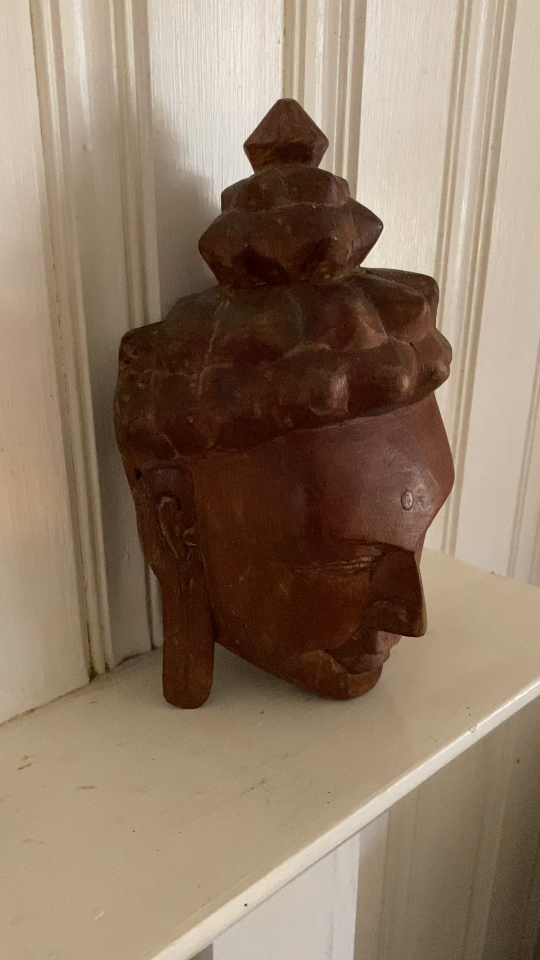
#> input picture HW4/buddha_images/buddha_001.png, 1080 x 1920 px, found by its file name (shown at 1/2 size); its folder holds 4 pictures in this run
$ jupyter execute --allow-errors HW4.ipynb
#> lines starting #> are read from the running program, lines starting #| are printed output that depends on the picture
[cell 1]
import cv2
import numpy as np
import matplotlib.pyplot as plt
import gtsam
import gtsam.utils.plot
import os
from mpl_toolkits.mplot3d.art3d import Poly3DCollection

[cell 2]
path_to_images = '/Users/Documents/Northeastern/EECE 7150/HW4/buddha_images'
images = os.listdir(path_to_images)
images.sort()
grey_imgs = []
imgs = []
bgr_imgs = []

for image in images:
    path_to_image = os.path.join(path_to_images, image)
    img = cv2.imread(path_to_image)
#> img is the input picture: shape (1920, 1080, 3); mean B, G, R 101.4, 121.8, 143.2
    bgr_imgs.append(img)

    grey_img = cv2.cvtColor(img, cv2.COLOR_BGR2GRAY)
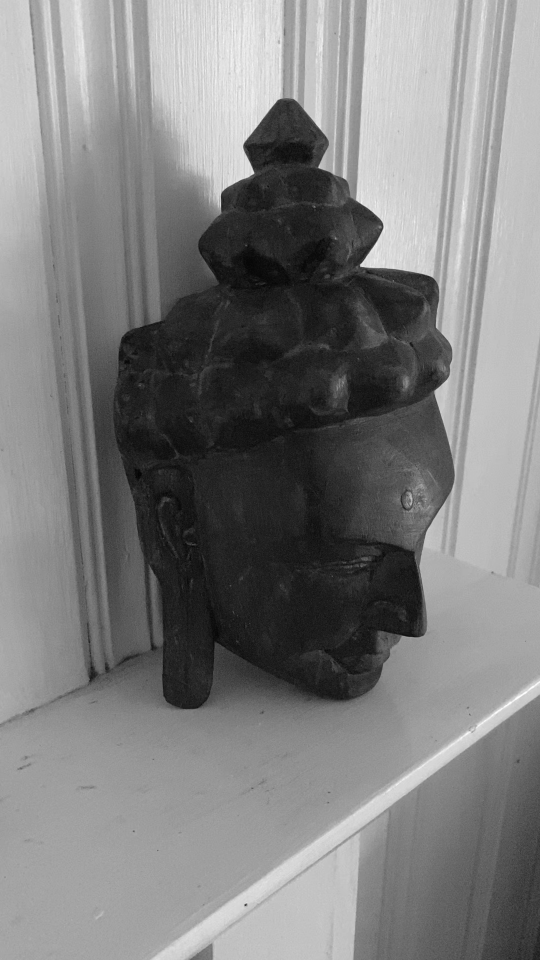
#> grey_img: shape (1920, 1080) (shown at 1/2 size); min 3, max 255, mean 125.9
    img = cv2.cvtColor(img, cv2.COLOR_BGR2RGB)

    grey_imgs.append(grey_img)
    imgs.append(img)
#> pass 2 of the loop `for image in images:`:
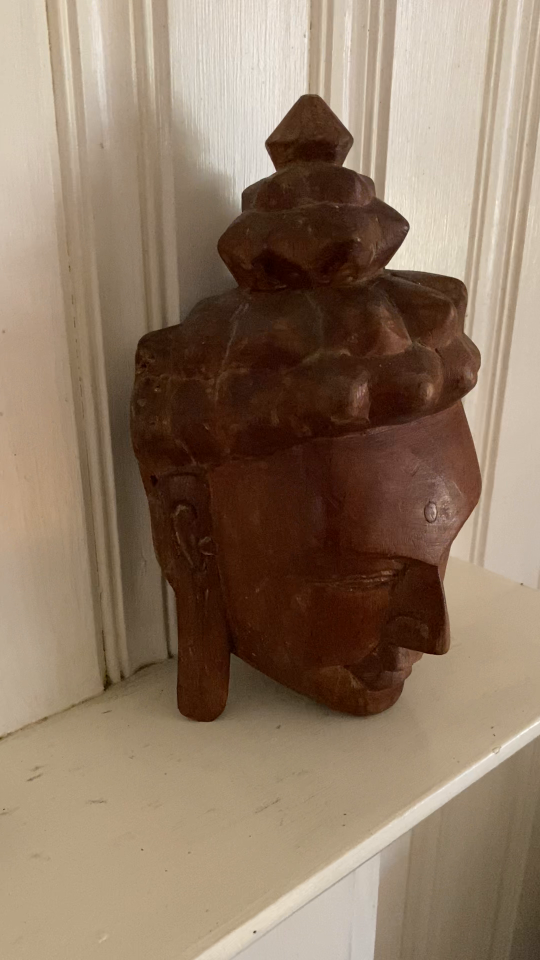
#> input picture HW4/buddha_images/buddha_004.png, 1080 x 1920 px, found by its file name (shown at 1/2 size)
#> img is the input picture: shape (1920, 1080, 3); mean B, G, R 100.2, 120.9, 142.8
#> `grey_img = cv2.cvtColor(img, cv2.COLOR_BGR2GRAY)`:
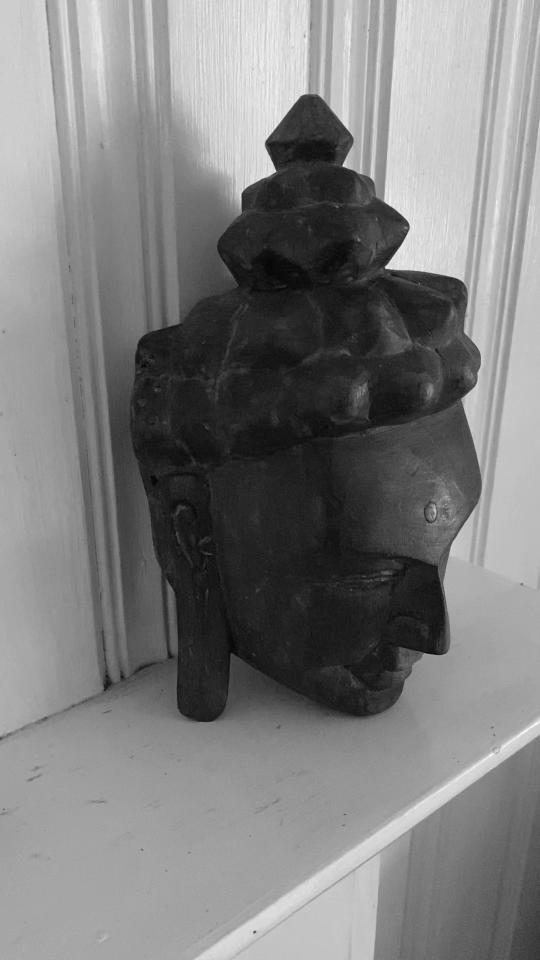
#> grey_img: shape (1920, 1080) (shown at 1/2 size); min 5, max 254, mean 125.1
#> pass 3 of the loop `for image in images:`:
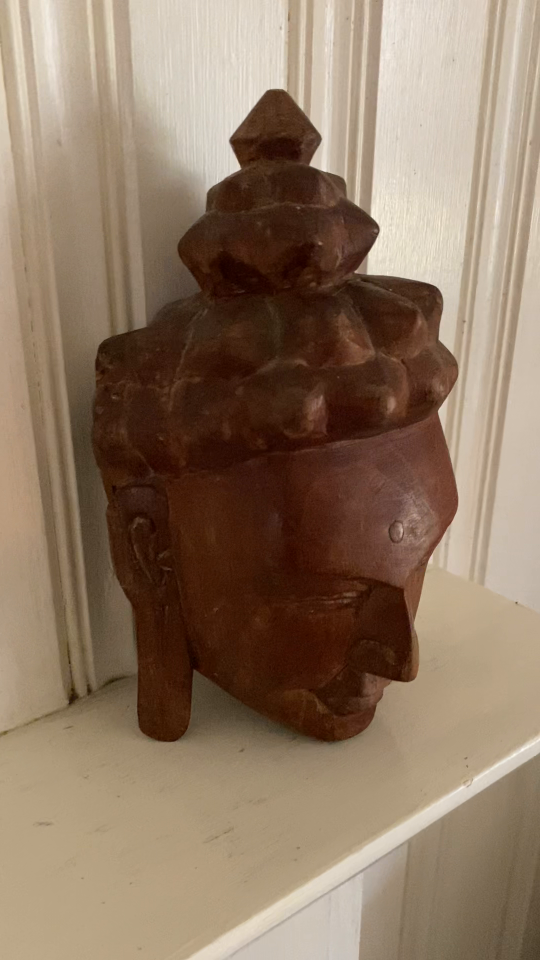
#> input picture HW4/buddha_images/buddha_005.png, 1080 x 1920 px, found by its file name (shown at 1/2 size)
#> img is the input picture: shape (1920, 1080, 3); mean B, G, R 98.6, 119.4, 141.9
#> `grey_img = cv2.cvtColor(img, cv2.COLOR_BGR2GRAY)`:
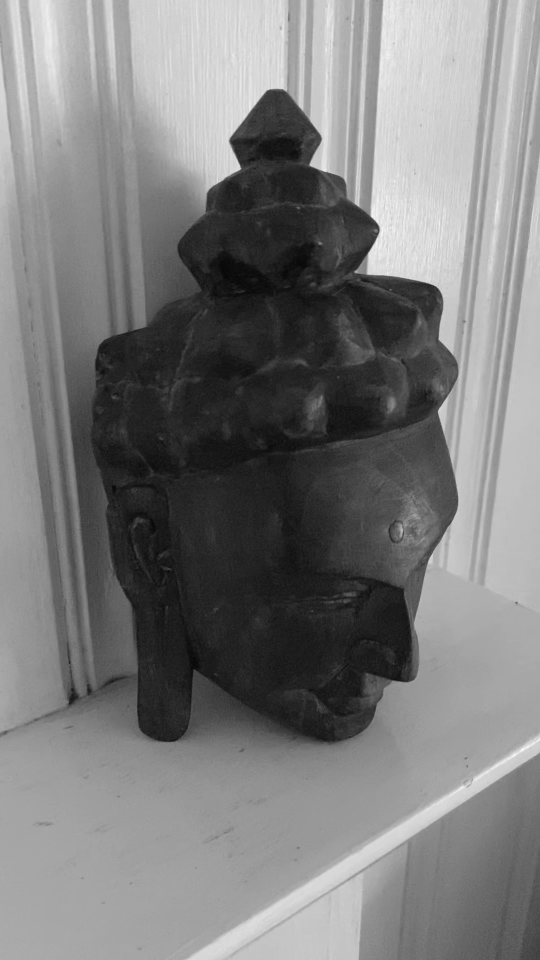
#> grey_img: shape (1920, 1080) (shown at 1/2 size); min 6, max 252, mean 123.7
#> the loop made 4 passes; the first 3 are shown

[cell 3]
height, width, _ = imgs[0].shape
#> height = 1920; width = 1080
clahe = cv2.createCLAHE(clipLimit=2.0, tileGridSize=(8, 8))
norms = np.zeros([height, width])
imgs_norm = imgs
clahe_imgs = grey_imgs
for i in range(len(imgs)):
   imgs_norm[i] = cv2.normalize(imgs[i], norms, 0, 255, cv2.NORM_MINMAX)
   clahe_imgs[i] = clahe.apply(clahe_imgs[i])

cam_matrix = np.array([[width, 0, width/2],
                          [0, width, height/2],
                          [0, 0, 1]])
#> cam_matrix = [[1080, 0, 540], [0, 1080, 960], [0, 0, 1]]

[cell 4]
# Define which method to use to compute features and keypoints
def get_descriptor(img, method=None):
    if method == 'sift':
        descriptor = cv2.SIFT_create(nfeatures=4000, nOctaveLayers=12, contrastThreshold=0.025, sigma=1.5)
    elif method == 'orb':
        descriptor = cv2.ORB_create()

    (keypoints, features) = descriptor.detectAndCompute(img, None)
    return keypoints, features

[cell 5]
def match_keypoints(kps_img_one, feat_img_one, kps_img_two, feat_img_two, image_one = None, image_two = None, show_result = False):

    # Flann based matcher
    FLAN_INDEX_KDTREE = 0
    index_params = dict(algorithm = FLAN_INDEX_KDTREE, trees=5)
    search_params = dict(checks=50)
    flann = cv2.FlannBasedMatcher(index_params, search_params)

    matches = flann.knnMatch(feat_img_one, feat_img_two,k=2)

    img_one_pts = []
    img_two_pts = []
    good = []

    img_one_index_list = []
    img_two_index_list = []


    # Use Lowe's ratio test and append the points that qualify
    for m,n in matches:
        if m.distance < 0.8*n.distance:
            good.append([m])
            img_one_pts.append(kps_img_one[m.queryIdx].pt)
            img_two_pts.append(kps_img_two[m.trainIdx].pt)

            img_one_index_list.append(m.queryIdx)
            img_two_index_list.append(m.trainIdx)

    if show_result:
        img3 = cv2.drawMatchesKnn(image_one,kps_img_one,image_two,kps_img_two, good[:50], None,
                              matchColor=(0, 255, 0), matchesMask=None,
                              singlePointColor=(255, 0, 0), flags=0)
        plt.figure(figsize=(20,8))
        plt.imshow(img3)
        plt.show()

    return np.array(img_one_pts), np.array(img_two_pts), np.array(img_one_index_list), np.array(img_two_index_list)

[cell 6]
def get_fundamental_matrix(pts1, pts2):
    F, mask = cv2.findFundamentalMat(pts1, pts2, cv2.FM_LMEDS)
    return F, mask

[cell 7]
keypoints_list = []
features_list = []
buddha_point_index_list = []
for image in clahe_imgs:

    keypoints, features = get_descriptor(image, 'sift')

    keypoints_list.append(np.array(keypoints))
    features_list.append(np.array(features))

    # Initialize the 3D object point with -1
    buddha_point_index_list.append(np.full(len(keypoints), -1, int))

[cell 8]
print(len(keypoints_list[1]))

#> (a cell that did not finish here is left out)

[cell 10]
# Visualize all match points
# for i in range(len(imgs_norm)-1):
#     _, _, _, _ = match_keypoints(keypoints_list[i], features_list[i], keypoints_list[i+1], features_list[i+1], clahe_imgs[i], clahe_imgs[i+1], show_result=False)

# Visualize epipolar lines

[cell 11]
def drawlines(img1,img2,lines,pts1,pts2):
    height, width, ch = img1.shape
    img1 = cv2.cvtColor(img1,cv2.COLOR_RGB2BGR)
    img2 = cv2.cvtColor(img2,cv2.COLOR_RGB2BGR)
    for height,pt1,pt2 in zip(lines,pts1,pts2):
        color = tuple(np.random.randint(0,255,3).tolist())
        x0,y0 = map(int, [0, -height[2]/height[1] ])
        x1,y1 = map(int, [width, -(height[2]+height[0]*width)/height[1] ])
        img1 = cv2.line(img1, (x0,y0), (x1,y1), color,1)

        pt1 = (int(pt1[0]), int(pt1[1]))
        pt2 = (int(pt2[0]), int(pt2[1]))
        img1 = cv2.circle(img1,pt1,5,color,-1)
        img2 = cv2.circle(img2,pt2,5,color,-1)
    return img1,img2

#> (a cell that did not finish here is left out)

# Find 3D Points of the Buddha Statue

[cell 13]
def get_essential_matrix(src_points, dest_points, camera_matrix):
    "Find essential matrix -- K'FK = E"
    essential_matrix, essential_mask = cv2.findEssentialMat(src_points, dest_points, camera_matrix, cv2.RANSAC, 0.999, 1.0)

    return essential_mask, essential_matrix

[cell 14]
def get_cam_pose(src_points, dest_points, camera_matrix):
    "Find Camera Pose from essential matrix"
    essential_mask, essential_matrix = get_essential_matrix(dest_points, src_points, camera_matrix)

    essential_mask = np.squeeze(essential_mask != 0)

    index_mask = np.arange(len(src_points))

    index_mask = index_mask[essential_mask]
    dest_points = dest_points[essential_mask]
    src_points = src_points[essential_mask]

    _, rotation_matrix, translation, pose_mask = cv2.recoverPose(essential_matrix, dest_points, src_points, camera_matrix)

    return rotation_matrix, translation, index_mask[np.squeeze(pose_mask != 0)]

[cell 15]
# get transformation matrix from rotation and translation matrices
def get_transformation_matrix(rotation_matrix, translation_matrix):
    transformation_matrix = np.eye(4)
    transformation_matrix[:3, :] = np.hstack((rotation_matrix, translation_matrix))
    return transformation_matrix

[cell 16]
# Get projection matrix from transformation matrix and camera matrix
def get_projection_matrix(transformation_matrix, camera_matrix):
    return camera_matrix.dot(np.linalg.inv(transformation_matrix)[:3])

[cell 17]
# Get 3D points of the buddha from the projection matrices and the src and dest keypoints
def get_buddha_points(src_projection_matrix, dest_projection_matrix, src_points, dest_points):

    buddha_points = cv2.triangulatePoints(src_projection_matrix, dest_projection_matrix, src_points.T, dest_points.T)

    return (buddha_points/buddha_points[-1])[:-1].T

[cell 18]
def plot_camera(R,t,ax,scale=.5,depth=.5,faceColor='grey'):

    C = -t #camera center (in world coordinate system)

    #Generating camera coordinate axes
    axes = np.zeros((3,6))
    axes[0,1], axes[1,3],axes[2,5] = 1,1,1

    #Transforming to world coordinate system
    axes = R.T.dot(axes)+C[:,np.newaxis]

    #Plotting axes
    ax.plot3D(xs=axes[0,:2],ys=axes[1,:2],zs=axes[2,:2],c='r')
    ax.plot3D(xs=axes[0,2:4],ys=axes[1,2:4],zs=axes[2,2:4],c='g')
    ax.plot3D(xs=axes[0,4:],ys=axes[1,4:],zs=axes[2,4:],c='b')

    #generating 5 corners of camera polygon
    pt1 = np.array([[0,0,0]]).T #camera centre
    pt2 = np.array([[scale,-scale,depth]]).T #upper right
    pt3 = np.array([[scale,scale,depth]]).T #lower right
    pt4 = np.array([[-scale,-scale,depth]]).T #upper left
    pt5 = np.array([[-scale,scale,depth]]).T #lower left
    pts = np.concatenate((pt1,pt2,pt3,pt4,pt5),axis=-1)

    #Transforming to world-coordinate system
    pts = R.T.dot(pts)+C[:,np.newaxis]
    ax.scatter3D(xs=pts[0,:],ys=pts[1,:],zs=pts[2,:],c='k')

    #Generating a list of vertices to be connected in polygon
    verts = [[pts[:,0],pts[:,1],pts[:,2]], [pts[:,0],pts[:,2],pts[:,-1]],
            [pts[:,0],pts[:,-1],pts[:,-2]],[pts[:,0],pts[:,-2],pts[:,1]]]

    #Generating a polygon now..
    ax.add_collection3d(Poly3DCollection(verts, facecolors=faceColor,
                                         linewidths=1, edgecolors='k', alpha=.25))

#> (a cell that did not finish here is left out)

[cell 20]
fig = plt.figure(figsize=(9,6))
ax = fig.add_subplot(111, projection='3d')
ax.set_xlabel('X')
ax.set_ylabel('Y')
ax.set_zlabel('Z')

plot_camera(np.eye(3,3),np.zeros((3,)),ax)
#> (the rest of this cell did not finish here and is left out)

#> (a cell that did not finish here is left out)

[cell 22]
fig = plt.figure(figsize=(9,6))
ax = fig.add_subplot(111, projection='3d')
ax.set_xlabel('X')
ax.set_ylabel('Y')
ax.set_zlabel('Z')

plot_camera(np.eye(3,3),np.zeros((3,)),ax)
#> (the rest of this cell did not finish here and is left out)

[cell 23]
# [14 lines of commented-out code are left out]

[cell 24]
# [19 lines of commented-out code are left out]

#> (a cell that did not finish here is left out)

[cell 26]
def plot_match_points(left_image, right_image, left_points, right_points):

    match_image = np.hstack((left_image, right_image))
    left_image_width = left_image.shape[1]
    for left_point, right_point in zip(left_points.astype(int), right_points.astype(int)):
        left_match_point = tuple(left_point)
        right_match_point = tuple(right_point + np.array([left_image_width, 0]))
        cv2.circle(match_image, left_match_point, 5, (0, 255, 0), -1)
        cv2.circle(match_image, right_match_point, 5, (0, 255, 0), -1)
        cv2.line(match_image, left_match_point, right_match_point, (0, 255, 0), 1)

    plt.imshow(match_image)
    plt.show()

# Use GTSAM to optimize

[cell 27]
# Initialize gtsam nonlinear factor graph
symbol_X = gtsam.symbol_shorthand.X
symbol_L = gtsam.symbol_shorthand.L

#> (the rest of this cell did not finish here and is left out)

## Find the points for the first 2 images

[cell 28]
transformation_matrices = []
projection_matrices = []

# Find points between first 2 images
pts1, pts2, pts1_index, pts2_index = match_keypoints(keypoints_list[0], features_list[0], keypoints_list[1], features_list[1], clahe_imgs[0], clahe_imgs[1], show_result=False)
